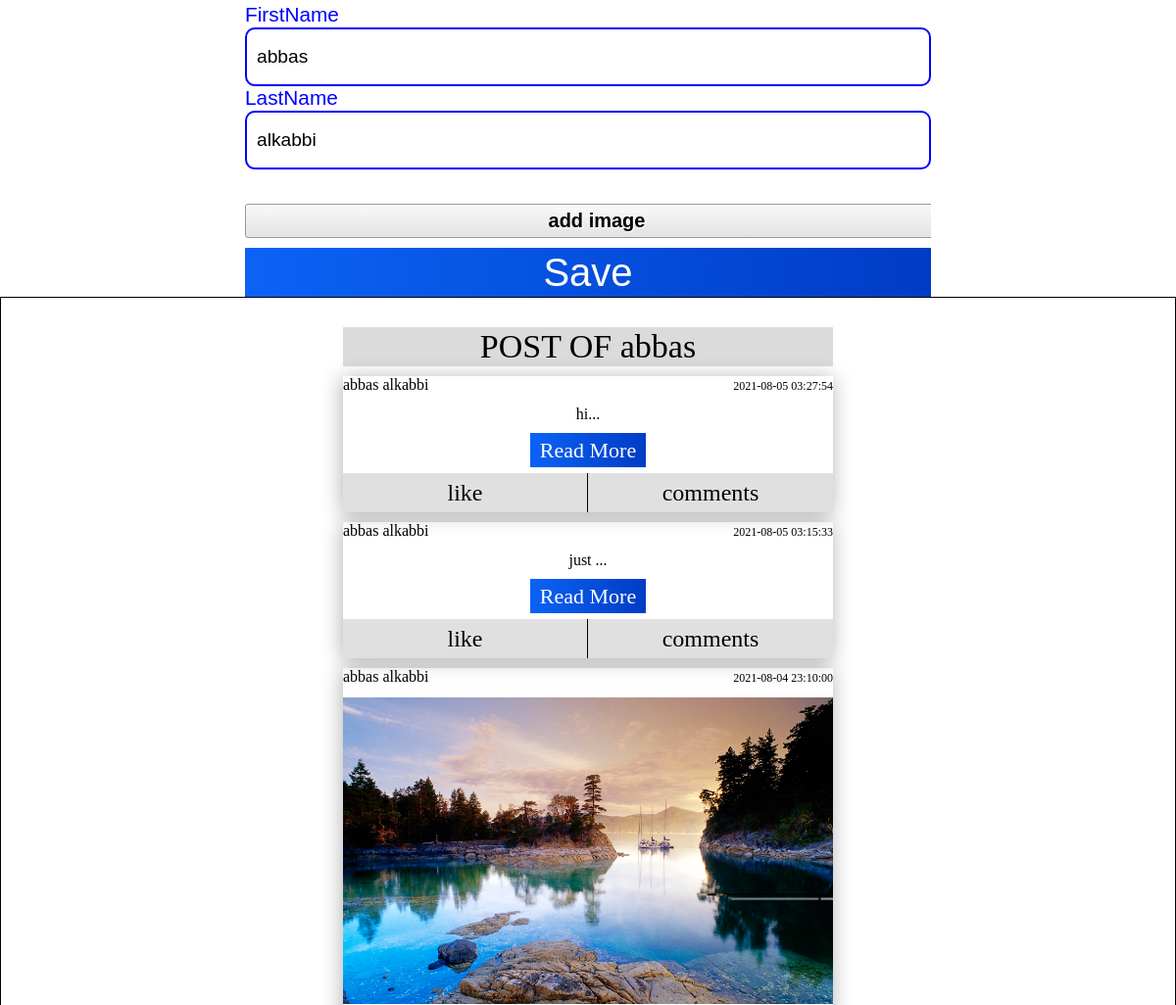
Before: /user.php?id=2 (signed in, middle part) with the older database file.
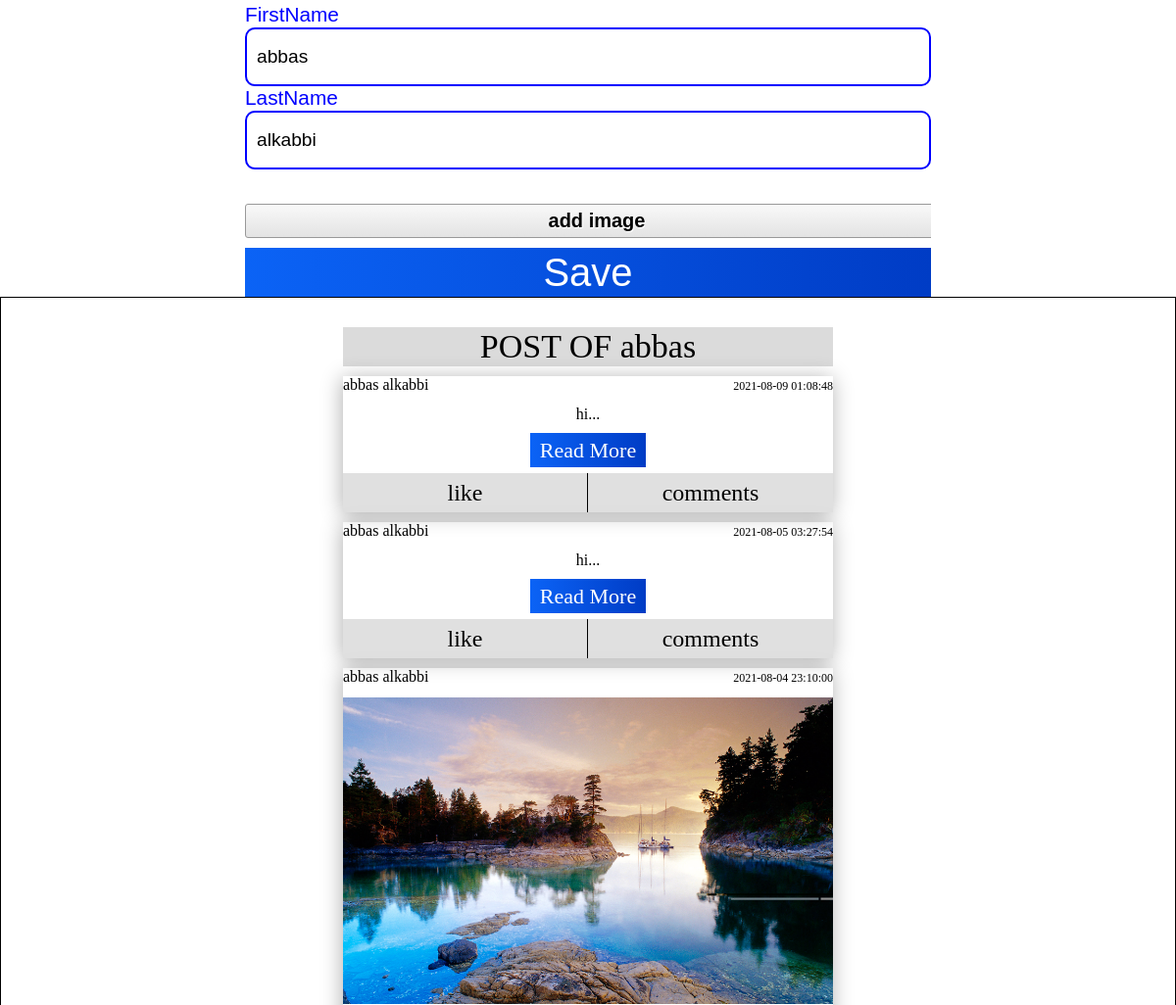
After: the same page with the newer database file.
### tables this page shows
CREATE TABLE `users` (
  `id` int(11) NOT NULL,
  `firstName` varchar(250) NOT NULL,
  `lastName` varchar(250) NOT NULL,
  `email` varchar(250) NOT NULL,
  `password` varchar(250) NOT NULL,
  `url_img` varchar(500) DEFAULT NULL
);

CREATE TABLE `posts` (
  `id_post` int(11) NOT NULL,
  `id_author` int(11) NOT NULL,
  `context` text,
  `date_post` datetime NOT NULL DEFAULT CURRENT_TIMESTAMP,
  `url_img` varchar(500) DEFAULT NULL
);

### user.php (the view, shortened to what this page needs)
<?php
include_once 'php/inc/config.php';
$id_user= $_GET['id'];
$sq_user=mysqli_query($conn,"SELECT * FROM users WHERE id={$id_user}");
if(mysqli_num_rows($sq_user) > 0 ){
    while($user = mysqli_fetch_object($sq_user)){
     $firstname= $user -> firstName;
     $lastname= $user -> lastName;
 }
   $posts= mysqli_query($conn,"SELECT * FROM posts  WHERE id_author= '{$id_user}' ORDER BY id_post DESC");
   $posts_data= mysqli_fetch_all($posts,MYSQLI_ASSOC);
}
?>
<!DOCTYPE html>
<html lang="en">
<head>
                 <link rel="stylesheet" href="../css/core.css">
                 <link rel="stylesheet" href="../css/user.css">
                 <link rel="stylesheet" href="../css/home.css">
                 <link rel="stylesheet" href="../css/sign-up.css">
</head>
<body>
    <div class="user-container">
    <?php if($id_user == $_SESSION['id']){?>
    <form class='user-edit sign'>
<div class="inputbox " id=firstname>
            <input type="text" required="required" name="firstname" value='<?php echo $firstname?>' />
            <span>FirstName</span>
        </div>
        <div class="inputbox" id=lastname>
            <input type="text" required="required" name="lastname" value='<?php echo $lastname?>' />
            <span>LastName</span>
        </div>
        <input type="file" class="input-image" name=image_user />
         <button type="submit" class=save>Save</button>
    </form>
    <?}?>
    <?php
    if(!empty($posts_data)){?>
    <div class="user-posts">
<div class="container-post">
<div class="title-post">
            <span>
                POST OF <?php echo $firstname?>
            </span>
        </div>
    <?php
        foreach ($posts_data as $post){?>
    <div class="post">
        <div class="post-header">
            <a  href='user/<?php echo $post['id_author'] ?>' class=author-name><?php
  $get_author= mysqli_query($conn,"SELECT * FROM users  WHERE id ={$post['id_author']}");
       if(mysqli_num_rows($get_author) > 0){
while($author = mysqli_fetch_object($get_author)){
   echo $author -> firstName.' '.$author -> lastName;
}
}
?> </a>
            <span class=date-post>
                <?php echo htmlspecialchars($post['date_post'])?>
            </span>
        </div>
        <section class=content-post>
            <?php
            if($post['context'] != null){?>
            <p> <?php echo  substr(htmlspecialchars($post['context']),0,30). '...'?>
            </p>
            <?php
            }
            ?>
            <?php
            if($post['url_img'] != null){
            ?>
            <div class="image-post">
            <img src="../php/image-post/<?php echo $post['url_img']?>" alt="">
            </div>
            <?php
            }
            ?>
            <a href="../post/<?php echo $post['id_post']?>" class="readmore">Read More</a>
        </section>
        <div class="footer-post">
            <span class=like>like</span>
            <span class=comments>comments</span>
        </div>
    </div>
    <?php
}
?>
</div>
    </div>
    <?php
    }
    ?>
    </div>
</body>
</html>

Changed rows visible on the page:
removed posts: date_post "2021-08-05 03:15:33", context "just", users (firstName "abbas", lastName "alkabbi")
added posts: date_post "2021-08-09 01:08:48", context "hi", users (firstName "abbas", lastName "alkabbi")
